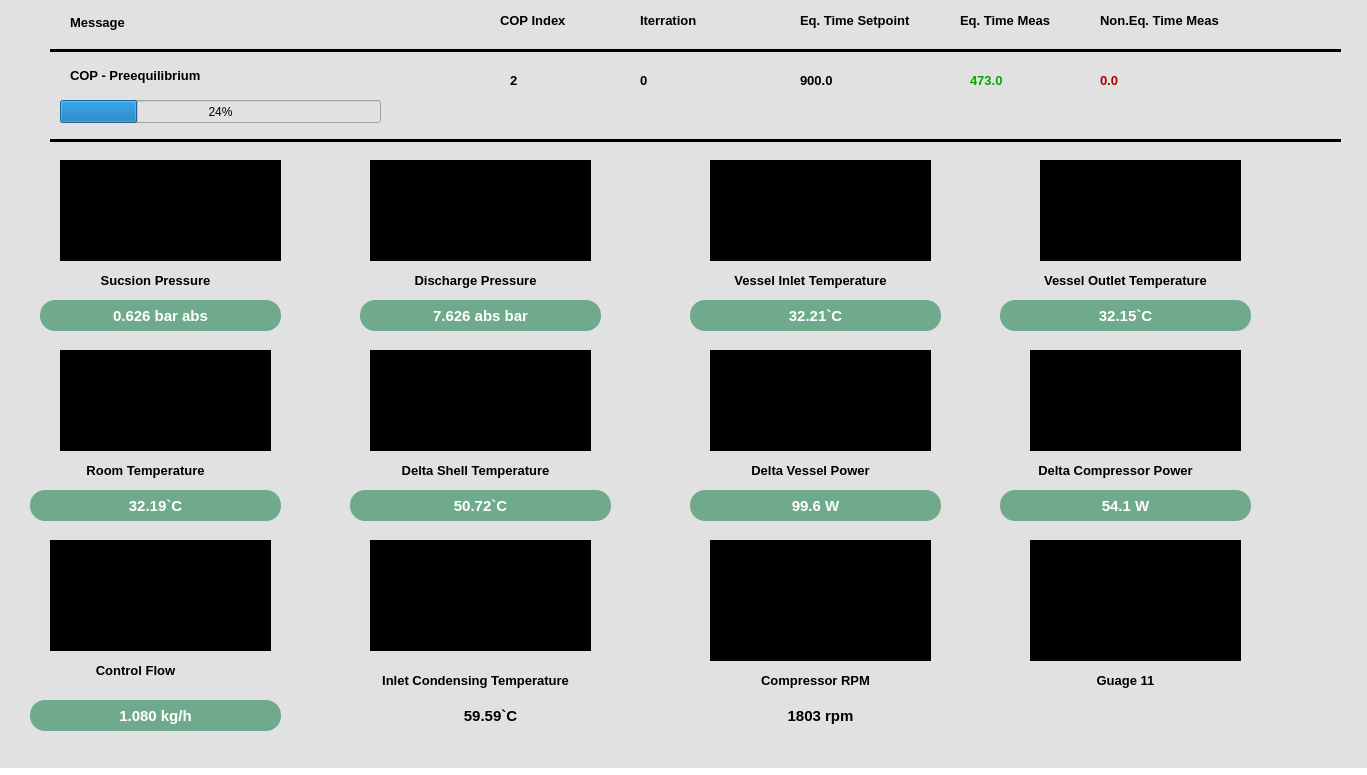
<?xml version="1.0" encoding="UTF-8"?>
<ui version="4.0">
 <class>MainWindow</class>
 <widget class="QMainWindow" name="MainWindow">
  <property name="geometry">
   <rect>
    <x>0</x>
    <y>0</y>
    <width>1367</width>
    <height>775</height>
   </rect>
  </property>
  <property name="windowTitle">
   <string>MainWindow</string>
  </property>
  <property name="styleSheet">
   <string notr="true">background-color: rgb(255, 255, 255);</string>
  </property>
  <widget class="QWidget" name="centralwidget">
   <property name="minimumSize">
    <size>
     <width>1367</width>
     <height>768</height>
    </size>
   </property>
   <property name="maximumSize">
    <size>
     <width>1367</width>
     <height>768</height>
    </size>
   </property>
   <layout class="QGridLayout" name="gridLayout">
    <property name="leftMargin">
     <number>0</number>
    </property>
    <property name="topMargin">
     <number>0</number>
    </property>
    <property name="rightMargin">
     <number>0</number>
    </property>
    <property name="bottomMargin">
     <number>0</number>
    </property>
    <property name="spacing">
     <number>0</number>
    </property>
    <item row="0" column="0">
     <widget class="QWidget" name="widget_2" native="true">
      <property name="minimumSize">
       <size>
        <width>800</width>
        <height>0</height>
       </size>
      </property>
      <property name="font">
       <font>
        <family>Arial</family>
        <pointsize>10</pointsize>
        <weight>75</weight>
        <bold>true</bold>
       </font>
      </property>
      <property name="styleSheet">
       <string notr="true">background-color: rgb(225, 225, 225);</string>
      </property>
      <widget class="QLabel" name="label_24">
       <property name="geometry">
        <rect>
         <x>40</x>
         <y>300</y>
         <width>241</width>
         <height>31</height>
        </rect>
       </property>
       <property name="font">
        <font>
         <family>Arial</family>
         <pointsize>11</pointsize>
         <weight>75</weight>
         <italic>false</italic>
         <bold>true</bold>
        </font>
       </property>
       <property name="cursor">
        <cursorShape>WhatsThisCursor</cursorShape>
       </property>
       <property name="styleSheet">
        <string notr="true"> border:None; border-radius: 15px; 

color: rgb(255, 255, 255);
background-color: rgb(111, 170, 141);</string>
       </property>
       <property name="text">
        <string>0.626 bar abs</string>
       </property>
       <property name="alignment">
        <set>Qt::AlignCenter</set>
       </property>
      </widget>
      <widget class="QLabel" name="label_25">
       <property name="geometry">
        <rect>
         <x>360</x>
         <y>300</y>
         <width>241</width>
         <height>31</height>
        </rect>
       </property>
       <property name="font">
        <font>
         <family>Arial</family>
         <pointsize>11</pointsize>
         <weight>75</weight>
         <italic>false</italic>
         <bold>true</bold>
        </font>
       </property>
       <property name="cursor">
        <cursorShape>WhatsThisCursor</cursorShape>
       </property>
       <property name="styleSheet">
        <string notr="true"> border:None; border-radius: 15px; 
background-color: rgb(111, 170, 141);
color: rgb(255, 255, 255);</string>
       </property>
       <property name="text">
        <string>7.626 abs bar</string>
       </property>
       <property name="alignment">
        <set>Qt::AlignCenter</set>
       </property>
      </widget>
      <widget class="QLabel" name="label_26">
       <property name="geometry">
        <rect>
         <x>690</x>
         <y>300</y>
         <width>251</width>
         <height>31</height>
        </rect>
       </property>
       <property name="font">
        <font>
         <family>Arial</family>
         <pointsize>11</pointsize>
         <weight>75</weight>
         <italic>false</italic>
         <bold>true</bold>
        </font>
       </property>
       <property name="cursor">
        <cursorShape>WhatsThisCursor</cursorShape>
       </property>
       <property name="styleSheet">
        <string notr="true"> border:None; border-radius: 15px; 
background-color: rgb(111, 170, 141);
color: rgb(255, 255, 255);</string>
       </property>
       <property name="text">
        <string>32.21`C</string>
       </property>
       <property name="alignment">
        <set>Qt::AlignCenter</set>
       </property>
      </widget>
      <widget class="AnalogGaugeWidget" name="widget_5" native="true">
       <property name="geometry">
        <rect>
         <x>60</x>
         <y>160</y>
         <width>221</width>
         <height>101</height>
        </rect>
       </property>
       <property name="styleSheet">
        <string notr="true">background-color: rgb(0, 0, 0);</string>
       </property>
      </widget>
      <widget class="AnalogGaugeWidget" name="widget_6" native="true">
       <property name="geometry">
        <rect>
         <x>370</x>
         <y>160</y>
         <width>221</width>
         <height>101</height>
        </rect>
       </property>
       <property name="styleSheet">
        <string notr="true">background-color: rgb(0, 0, 0);</string>
       </property>
      </widget>
      <widget class="AnalogGaugeWidget" name="widget_8" native="true">
       <property name="geometry">
        <rect>
         <x>710</x>
         <y>160</y>
         <width>221</width>
         <height>101</height>
        </rect>
       </property>
       <property name="styleSheet">
        <string notr="true">background-color: rgb(0, 0, 0);</string>
       </property>
      </widget>
      <widget class="AnalogGaugeWidget" name="widget_7" native="true">
       <property name="geometry">
        <rect>
         <x>1040</x>
         <y>160</y>
         <width>201</width>
         <height>101</height>
        </rect>
       </property>
       <property name="styleSheet">
        <string notr="true">background-color: rgb(0, 0, 0);</string>
       </property>
      </widget>
      <widget class="QLabel" name="label_27">
       <property name="geometry">
        <rect>
         <x>1000</x>
         <y>300</y>
         <width>251</width>
         <height>31</height>
        </rect>
       </property>
       <property name="font">
        <font>
         <family>Arial</family>
         <pointsize>11</pointsize>
         <weight>75</weight>
         <italic>false</italic>
         <bold>true</bold>
        </font>
       </property>
       <property name="cursor">
        <cursorShape>WhatsThisCursor</cursorShape>
       </property>
       <property name="styleSheet">
        <string notr="true"> border:None; border-radius: 15px; 
background-color: rgb(111, 170, 141);
color: rgb(255, 255, 255);</string>
       </property>
       <property name="text">
        <string>32.15`C</string>
       </property>
       <property name="alignment">
        <set>Qt::AlignCenter</set>
       </property>
      </widget>
      <widget class="AnalogGaugeWidget" name="widget_12" native="true">
       <property name="geometry">
        <rect>
         <x>60</x>
         <y>350</y>
         <width>211</width>
         <height>101</height>
        </rect>
       </property>
       <property name="styleSheet">
        <string notr="true">background-color: rgb(0, 0, 0);</string>
       </property>
      </widget>
      <widget class="AnalogGaugeWidget" name="widget_14" native="true">
       <property name="geometry">
        <rect>
         <x>370</x>
         <y>350</y>
         <width>221</width>
         <height>101</height>
        </rect>
       </property>
       <property name="styleSheet">
        <string notr="true">background-color: rgb(0, 0, 0);</string>
       </property>
      </widget>
      <widget class="AnalogGaugeWidget" name="widget_15" native="true">
       <property name="geometry">
        <rect>
         <x>710</x>
         <y>350</y>
         <width>221</width>
         <height>101</height>
        </rect>
       </property>
       <property name="styleSheet">
        <string notr="true">background-color: rgb(0, 0, 0);</string>
       </property>
      </widget>
      <widget class="AnalogGaugeWidget" name="widget_16" native="true">
       <property name="geometry">
        <rect>
         <x>1030</x>
         <y>350</y>
         <width>211</width>
         <height>101</height>
        </rect>
       </property>
       <property name="styleSheet">
        <string notr="true">background-color: rgb(0, 0, 0);</string>
       </property>
      </widget>
      <widget class="QLabel" name="label_28">
       <property name="geometry">
        <rect>
         <x>30</x>
         <y>490</y>
         <width>251</width>
         <height>31</height>
        </rect>
       </property>
       <property name="font">
        <font>
         <family>Arial</family>
         <pointsize>11</pointsize>
         <weight>75</weight>
         <italic>false</italic>
         <bold>true</bold>
        </font>
       </property>
       <property name="cursor">
        <cursorShape>WhatsThisCursor</cursorShape>
       </property>
       <property name="styleSheet">
        <string notr="true"> border:None; border-radius: 15px; 
background-color: rgb(111, 170, 141);
color: rgb(255, 255, 255);</string>
       </property>
       <property name="text">
        <string>32.19`C</string>
       </property>
       <property name="alignment">
        <set>Qt::AlignCenter</set>
       </property>
      </widget>
      <widget class="QLabel" name="label_29">
       <property name="geometry">
        <rect>
         <x>690</x>
         <y>490</y>
         <width>251</width>
         <height>31</height>
        </rect>
       </property>
       <property name="font">
        <font>
         <family>Arial</family>
         <pointsize>11</pointsize>
         <weight>75</weight>
         <italic>false</italic>
         <bold>true</bold>
        </font>
       </property>
       <property name="cursor">
        <cursorShape>WhatsThisCursor</cursorShape>
       </property>
       <property name="styleSheet">
        <string notr="true"> border:None; border-radius: 15px; 
background-color: rgb(111, 170, 141);
color: rgb(255, 255, 255);</string>
       </property>
       <property name="text">
        <string>99.6 W</string>
       </property>
       <property name="alignment">
        <set>Qt::AlignCenter</set>
       </property>
      </widget>
      <widget class="QLabel" name="label_30">
       <property name="geometry">
        <rect>
         <x>1000</x>
         <y>490</y>
         <width>251</width>
         <height>31</height>
        </rect>
       </property>
       <property name="font">
        <font>
         <family>Arial</family>
         <pointsize>11</pointsize>
         <weight>75</weight>
         <italic>false</italic>
         <bold>true</bold>
        </font>
       </property>
       <property name="cursor">
        <cursorShape>WhatsThisCursor</cursorShape>
       </property>
       <property name="styleSheet">
        <string notr="true"> border:None; border-radius: 15px; 
background-color: rgb(111, 170, 141);
color: rgb(255, 255, 255);</string>
       </property>
       <property name="text">
        <string>54.1 W</string>
       </property>
       <property name="alignment">
        <set>Qt::AlignCenter</set>
       </property>
      </widget>
      <widget class="QLabel" name="label_31">
       <property name="geometry">
        <rect>
         <x>350</x>
         <y>490</y>
         <width>261</width>
         <height>31</height>
        </rect>
       </property>
       <property name="font">
        <font>
         <family>Arial</family>
         <pointsize>11</pointsize>
         <weight>75</weight>
         <italic>false</italic>
         <bold>true</bold>
        </font>
       </property>
       <property name="cursor">
        <cursorShape>WhatsThisCursor</cursorShape>
       </property>
       <property name="styleSheet">
        <string notr="true"> border:None; border-radius: 15px; 
background-color: rgb(111, 170, 141);
color: rgb(255, 255, 255);</string>
       </property>
       <property name="text">
        <string>50.72`C</string>
       </property>
       <property name="alignment">
        <set>Qt::AlignCenter</set>
       </property>
      </widget>
      <widget class="AnalogGaugeWidget" name="widget_13" native="true">
       <property name="geometry">
        <rect>
         <x>50</x>
         <y>540</y>
         <width>221</width>
         <height>111</height>
        </rect>
       </property>
       <property name="styleSheet">
        <string notr="true">background-color: rgb(0, 0, 0);</string>
       </property>
      </widget>
      <widget class="AnalogGaugeWidget" name="widget_17" native="true">
       <property name="geometry">
        <rect>
         <x>370</x>
         <y>540</y>
         <width>221</width>
         <height>111</height>
        </rect>
       </property>
       <property name="styleSheet">
        <string notr="true">background-color: rgb(0, 0, 0);</string>
       </property>
      </widget>
      <widget class="AnalogGaugeWidget" name="widget_18" native="true">
       <property name="geometry">
        <rect>
         <x>710</x>
         <y>540</y>
         <width>221</width>
         <height>121</height>
        </rect>
       </property>
       <property name="styleSheet">
        <string notr="true">background-color: rgb(0, 0, 0);</string>
       </property>
      </widget>
      <widget class="AnalogGaugeWidget" name="widget_19" native="true">
       <property name="geometry">
        <rect>
         <x>1030</x>
         <y>540</y>
         <width>211</width>
         <height>121</height>
        </rect>
       </property>
       <property name="styleSheet">
        <string notr="true">background-color: rgb(0, 0, 0);</string>
       </property>
      </widget>
      <widget class="QLabel" name="label_32">
       <property name="geometry">
        <rect>
         <x>30</x>
         <y>700</y>
         <width>251</width>
         <height>31</height>
        </rect>
       </property>
       <property name="font">
        <font>
         <family>Arial</family>
         <pointsize>11</pointsize>
         <weight>75</weight>
         <italic>false</italic>
         <bold>true</bold>
        </font>
       </property>
       <property name="cursor">
        <cursorShape>WhatsThisCursor</cursorShape>
       </property>
       <property name="styleSheet">
        <string notr="true"> border:None; border-radius: 15px; 
background-color: rgb(111, 170, 141);
color: rgb(255, 255, 255);</string>
       </property>
       <property name="text">
        <string>1.080 kg/h</string>
       </property>
       <property name="alignment">
        <set>Qt::AlignCenter</set>
       </property>
      </widget>
      <widget class="QLabel" name="label_33">
       <property name="geometry">
        <rect>
         <x>360</x>
         <y>700</y>
         <width>261</width>
         <height>31</height>
        </rect>
       </property>
       <property name="font">
        <font>
         <family>Arial</family>
         <pointsize>11</pointsize>
         <weight>75</weight>
         <italic>false</italic>
         <bold>true</bold>
        </font>
       </property>
       <property name="cursor">
        <cursorShape>WhatsThisCursor</cursorShape>
       </property>
       <property name="styleSheet">
        <string notr="true"/>
       </property>
       <property name="text">
        <string>59.59`C</string>
       </property>
       <property name="alignment">
        <set>Qt::AlignCenter</set>
       </property>
      </widget>
      <widget class="QLabel" name="label_34">
       <property name="geometry">
        <rect>
         <x>710</x>
         <y>700</y>
         <width>221</width>
         <height>31</height>
        </rect>
       </property>
       <property name="font">
        <font>
         <family>Arial</family>
         <pointsize>11</pointsize>
         <weight>75</weight>
         <italic>false</italic>
         <bold>true</bold>
        </font>
       </property>
       <property name="cursor">
        <cursorShape>WhatsThisCursor</cursorShape>
       </property>
       <property name="styleSheet">
        <string notr="true"> border:None; border-radius: 15px; 
</string>
       </property>
       <property name="text">
        <string>1803 rpm</string>
       </property>
       <property name="alignment">
        <set>Qt::AlignCenter</set>
       </property>
      </widget>
      <widget class="QLabel" name="label_35">
       <property name="geometry">
        <rect>
         <x>1030</x>
         <y>690</y>
         <width>211</width>
         <height>31</height>
        </rect>
       </property>
       <property name="font">
        <font>
         <family>Arial</family>
         <pointsize>11</pointsize>
         <weight>75</weight>
         <italic>false</italic>
         <bold>true</bold>
        </font>
       </property>
       <property name="cursor">
        <cursorShape>WhatsThisCursor</cursorShape>
       </property>
       <property name="styleSheet">
        <string notr="true"> border:None; border-radius: 15px; 
</string>
       </property>
       <property name="text">
        <string/>
       </property>
       <property name="alignment">
        <set>Qt::AlignCenter</set>
       </property>
      </widget>
      <widget class="QLabel" name="label">
       <property name="geometry">
        <rect>
         <x>60</x>
         <y>265</y>
         <width>191</width>
         <height>31</height>
        </rect>
       </property>
       <property name="font">
        <font>
         <family>Arial</family>
         <pointsize>10</pointsize>
         <weight>75</weight>
         <bold>true</bold>
        </font>
       </property>
       <property name="text">
        <string>Sucsion Pressure</string>
       </property>
       <property name="alignment">
        <set>Qt::AlignCenter</set>
       </property>
      </widget>
      <widget class="QLabel" name="label_2">
       <property name="geometry">
        <rect>
         <x>380</x>
         <y>270</y>
         <width>191</width>
         <height>21</height>
        </rect>
       </property>
       <property name="font">
        <font>
         <family>Arial</family>
         <pointsize>10</pointsize>
         <weight>75</weight>
         <bold>true</bold>
        </font>
       </property>
       <property name="text">
        <string>Discharge Pressure</string>
       </property>
       <property name="alignment">
        <set>Qt::AlignCenter</set>
       </property>
      </widget>
      <widget class="QLabel" name="label_3">
       <property name="geometry">
        <rect>
         <x>710</x>
         <y>270</y>
         <width>201</width>
         <height>21</height>
        </rect>
       </property>
       <property name="font">
        <font>
         <family>Arial</family>
         <pointsize>10</pointsize>
         <weight>75</weight>
         <bold>true</bold>
        </font>
       </property>
       <property name="text">
        <string>Vessel Inlet Temperature</string>
       </property>
       <property name="alignment">
        <set>Qt::AlignCenter</set>
       </property>
      </widget>
      <widget class="QLabel" name="label_4">
       <property name="geometry">
        <rect>
         <x>1030</x>
         <y>270</y>
         <width>191</width>
         <height>21</height>
        </rect>
       </property>
       <property name="font">
        <font>
         <family>Arial</family>
         <pointsize>10</pointsize>
         <weight>75</weight>
         <bold>true</bold>
        </font>
       </property>
       <property name="text">
        <string>Vessel Outlet Temperature</string>
       </property>
       <property name="alignment">
        <set>Qt::AlignCenter</set>
       </property>
      </widget>
      <widget class="QLabel" name="label_5">
       <property name="geometry">
        <rect>
         <x>50</x>
         <y>460</y>
         <width>191</width>
         <height>21</height>
        </rect>
       </property>
       <property name="font">
        <font>
         <family>Arial</family>
         <pointsize>10</pointsize>
         <weight>75</weight>
         <bold>true</bold>
        </font>
       </property>
       <property name="text">
        <string>Room Temperature</string>
       </property>
       <property name="alignment">
        <set>Qt::AlignCenter</set>
       </property>
      </widget>
      <widget class="QLabel" name="label_6">
       <property name="geometry">
        <rect>
         <x>380</x>
         <y>460</y>
         <width>191</width>
         <height>21</height>
        </rect>
       </property>
       <property name="font">
        <font>
         <family>Arial</family>
         <pointsize>10</pointsize>
         <weight>75</weight>
         <bold>true</bold>
        </font>
       </property>
       <property name="text">
        <string>Delta Shell Temperature</string>
       </property>
       <property name="alignment">
        <set>Qt::AlignCenter</set>
       </property>
      </widget>
      <widget class="QLabel" name="label_7">
       <property name="geometry">
        <rect>
         <x>710</x>
         <y>460</y>
         <width>201</width>
         <height>21</height>
        </rect>
       </property>
       <property name="font">
        <font>
         <family>Arial</family>
         <pointsize>10</pointsize>
         <weight>75</weight>
         <bold>true</bold>
        </font>
       </property>
       <property name="text">
        <string>Delta Vessel Power</string>
       </property>
       <property name="alignment">
        <set>Qt::AlignCenter</set>
       </property>
      </widget>
      <widget class="QLabel" name="label_8">
       <property name="geometry">
        <rect>
         <x>1020</x>
         <y>460</y>
         <width>191</width>
         <height>21</height>
        </rect>
       </property>
       <property name="font">
        <font>
         <family>Arial</family>
         <pointsize>10</pointsize>
         <weight>75</weight>
         <bold>true</bold>
        </font>
       </property>
       <property name="text">
        <string>Delta Compressor Power</string>
       </property>
       <property name="alignment">
        <set>Qt::AlignCenter</set>
       </property>
      </widget>
      <widget class="QLabel" name="label_9">
       <property name="geometry">
        <rect>
         <x>40</x>
         <y>660</y>
         <width>191</width>
         <height>21</height>
        </rect>
       </property>
       <property name="font">
        <font>
         <family>Arial</family>
         <pointsize>10</pointsize>
         <weight>75</weight>
         <bold>true</bold>
        </font>
       </property>
       <property name="text">
        <string>Control Flow</string>
       </property>
       <property name="alignment">
        <set>Qt::AlignCenter</set>
       </property>
      </widget>
      <widget class="QLabel" name="label_10">
       <property name="geometry">
        <rect>
         <x>370</x>
         <y>670</y>
         <width>211</width>
         <height>21</height>
        </rect>
       </property>
       <property name="font">
        <font>
         <family>Arial</family>
         <pointsize>10</pointsize>
         <weight>75</weight>
         <bold>true</bold>
        </font>
       </property>
       <property name="text">
        <string>Inlet Condensing Temperature</string>
       </property>
       <property name="alignment">
        <set>Qt::AlignCenter</set>
       </property>
      </widget>
      <widget class="QLabel" name="label_11">
       <property name="geometry">
        <rect>
         <x>720</x>
         <y>670</y>
         <width>191</width>
         <height>21</height>
        </rect>
       </property>
       <property name="font">
        <font>
         <family>Arial</family>
         <pointsize>10</pointsize>
         <weight>75</weight>
         <bold>true</bold>
        </font>
       </property>
       <property name="text">
        <string>Compressor RPM</string>
       </property>
       <property name="alignment">
        <set>Qt::AlignCenter</set>
       </property>
      </widget>
      <widget class="QLabel" name="label_12">
       <property name="geometry">
        <rect>
         <x>1030</x>
         <y>670</y>
         <width>191</width>
         <height>21</height>
        </rect>
       </property>
       <property name="font">
        <font>
         <family>Arial</family>
         <pointsize>10</pointsize>
         <weight>75</weight>
         <bold>true</bold>
        </font>
       </property>
       <property name="text">
        <string>Guage 11</string>
       </property>
       <property name="alignment">
        <set>Qt::AlignCenter</set>
       </property>
      </widget>
      <widget class="Line" name="line">
       <property name="geometry">
        <rect>
         <x>50</x>
         <y>130</y>
         <width>1291</width>
         <height>21</height>
        </rect>
       </property>
       <property name="frameShadow">
        <enum>QFrame::Plain</enum>
       </property>
       <property name="lineWidth">
        <number>3</number>
       </property>
       <property name="orientation">
        <enum>Qt::Horizontal</enum>
       </property>
      </widget>
      <widget class="QProgressBar" name="sdf">
       <property name="geometry">
        <rect>
         <x>60</x>
         <y>100</y>
         <width>321</width>
         <height>23</height>
        </rect>
       </property>
       <property name="value">
        <number>24</number>
       </property>
      </widget>
      <widget class="QLabel" name="label_13">
       <property name="geometry">
        <rect>
         <x>70</x>
         <y>12</y>
         <width>131</width>
         <height>21</height>
        </rect>
       </property>
       <property name="font">
        <font>
         <family>Arial</family>
         <pointsize>10</pointsize>
         <weight>75</weight>
         <bold>true</bold>
        </font>
       </property>
       <property name="text">
        <string>Message</string>
       </property>
      </widget>
      <widget class="Line" name="line_2">
       <property name="geometry">
        <rect>
         <x>50</x>
         <y>40</y>
         <width>1291</width>
         <height>21</height>
        </rect>
       </property>
       <property name="frameShadow">
        <enum>QFrame::Plain</enum>
       </property>
       <property name="lineWidth">
        <number>3</number>
       </property>
       <property name="orientation">
        <enum>Qt::Horizontal</enum>
       </property>
      </widget>
      <widget class="QLabel" name="label_14">
       <property name="geometry">
        <rect>
         <x>70</x>
         <y>60</y>
         <width>351</width>
         <height>31</height>
        </rect>
       </property>
       <property name="font">
        <font>
         <family>Arial</family>
         <pointsize>10</pointsize>
         <weight>75</weight>
         <bold>true</bold>
        </font>
       </property>
       <property name="text">
        <string>COP - Preequilibrium</string>
       </property>
      </widget>
      <widget class="QLabel" name="label_15">
       <property name="geometry">
        <rect>
         <x>500</x>
         <y>10</y>
         <width>81</width>
         <height>21</height>
        </rect>
       </property>
       <property name="font">
        <font>
         <family>Arial</family>
         <pointsize>10</pointsize>
         <weight>75</weight>
         <bold>true</bold>
        </font>
       </property>
       <property name="text">
        <string>COP Index</string>
       </property>
      </widget>
      <widget class="QLabel" name="label_16">
       <property name="geometry">
        <rect>
         <x>510</x>
         <y>70</y>
         <width>71</width>
         <height>21</height>
        </rect>
       </property>
       <property name="font">
        <font>
         <family>Arial</family>
         <pointsize>10</pointsize>
         <weight>75</weight>
         <bold>true</bold>
        </font>
       </property>
       <property name="text">
        <string>2</string>
       </property>
      </widget>
      <widget class="QLabel" name="label_17">
       <property name="geometry">
        <rect>
         <x>640</x>
         <y>10</y>
         <width>81</width>
         <height>21</height>
        </rect>
       </property>
       <property name="font">
        <font>
         <family>Arial</family>
         <pointsize>10</pointsize>
         <weight>75</weight>
         <bold>true</bold>
        </font>
       </property>
       <property name="text">
        <string>Iterration</string>
       </property>
      </widget>
      <widget class="QLabel" name="label_18">
       <property name="geometry">
        <rect>
         <x>640</x>
         <y>70</y>
         <width>71</width>
         <height>21</height>
        </rect>
       </property>
       <property name="font">
        <font>
         <family>Arial</family>
         <pointsize>10</pointsize>
         <weight>75</weight>
         <bold>true</bold>
        </font>
       </property>
       <property name="text">
        <string>0</string>
       </property>
      </widget>
      <widget class="QLabel" name="label_19">
       <property name="geometry">
        <rect>
         <x>800</x>
         <y>10</y>
         <width>121</width>
         <height>21</height>
        </rect>
       </property>
       <property name="font">
        <font>
         <family>Arial</family>
         <pointsize>10</pointsize>
         <weight>75</weight>
         <bold>true</bold>
        </font>
       </property>
       <property name="text">
        <string>Eq. Time Setpoint</string>
       </property>
      </widget>
      <widget class="QLabel" name="label_20">
       <property name="geometry">
        <rect>
         <x>800</x>
         <y>70</y>
         <width>81</width>
         <height>21</height>
        </rect>
       </property>
       <property name="font">
        <font>
         <family>Arial</family>
         <pointsize>10</pointsize>
         <weight>75</weight>
         <bold>true</bold>
        </font>
       </property>
       <property name="text">
        <string>900.0</string>
       </property>
      </widget>
      <widget class="QLabel" name="label_21">
       <property name="geometry">
        <rect>
         <x>960</x>
         <y>10</y>
         <width>121</width>
         <height>21</height>
        </rect>
       </property>
       <property name="font">
        <font>
         <family>Arial</family>
         <pointsize>10</pointsize>
         <weight>75</weight>
         <bold>true</bold>
        </font>
       </property>
       <property name="text">
        <string>Eq. Time Meas</string>
       </property>
      </widget>
      <widget class="QLabel" name="label_22">
       <property name="geometry">
        <rect>
         <x>970</x>
         <y>70</y>
         <width>81</width>
         <height>21</height>
        </rect>
       </property>
       <property name="font">
        <font>
         <family>Arial</family>
         <pointsize>10</pointsize>
         <weight>75</weight>
         <bold>true</bold>
        </font>
       </property>
       <property name="styleSheet">
        <string notr="true">color: rgb(0, 170, 0);</string>
       </property>
       <property name="text">
        <string>473.0</string>
       </property>
      </widget>
      <widget class="QLabel" name="label_23">
       <property name="geometry">
        <rect>
         <x>1100</x>
         <y>10</y>
         <width>121</width>
         <height>21</height>
        </rect>
       </property>
       <property name="font">
        <font>
         <family>Arial</family>
         <pointsize>10</pointsize>
         <weight>75</weight>
         <bold>true</bold>
        </font>
       </property>
       <property name="text">
        <string>Non.Eq. Time Meas</string>
       </property>
      </widget>
      <widget class="QLabel" name="label_36">
       <property name="geometry">
        <rect>
         <x>1100</x>
         <y>70</y>
         <width>91</width>
         <height>21</height>
        </rect>
       </property>
       <property name="font">
        <font>
         <family>Arial</family>
         <pointsize>10</pointsize>
         <weight>75</weight>
         <bold>true</bold>
        </font>
       </property>
       <property name="styleSheet">
        <string notr="true">color: rgb(170, 0, 0);</string>
       </property>
       <property name="text">
        <string>0.0</string>
       </property>
      </widget>
      <widget class="QLabel" name="label_37">
       <property name="geometry">
        <rect>
         <x>1160</x>
         <y>60</y>
         <width>181</width>
         <height>71</height>
        </rect>
       </property>
       <property name="font">
        <font>
         <family>Arial</family>
         <pointsize>25</pointsize>
         <weight>75</weight>
         <bold>true</bold>
        </font>
       </property>
       <property name="styleSheet">
        <string notr="true">
color: rgb(255, 0, 0);


</string>
       </property>
       <property name="text">
        <string/>
       </property>
       <property name="pixmap">
        <pixmap>C:/Users/win 10/Desktop/qt designer/gigasys.jpeg</pixmap>
       </property>
       <property name="scaledContents">
        <bool>true</bool>
       </property>
       <property name="alignment">
        <set>Qt::AlignCenter</set>
       </property>
      </widget>
     </widget>
    </item>
   </layout>
  </widget>
 </widget>
 <customwidgets>
  <customwidget>
   <class>AnalogGaugeWidget</class>
   <extends>QWidget</extends>
   <header location="global">AnalogGaugeWidget.h</header>
   <container>1</container>
  </customwidget>
 </customwidgets>
 <resources/>
 <connections/>
</ui>
